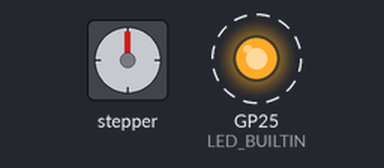
Bench run of a sketch on a simulated Raspberry Pi Pico. On the bench: stepper motor, output pins drawn as LEDs (lit = HIGH). Wiring (inferred from the names in the program): stepper motor driver (200 steps per turn assumed): step GP3; direction GP2. Dashed ring = blinking. Pins used as bus, display or sensor lines are not drawn; what the sketch prints to the serial monitor is not drawn.

Above: at 0.6 s.
At 0.9 s:
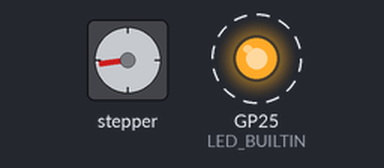
At 1.25 s:
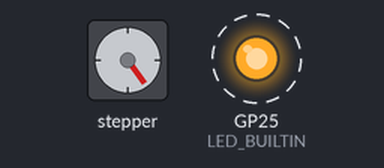
At 2.55 s:
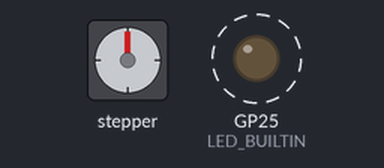
Timing chart, 0 to 5.2 s (numbered marks = the images above):
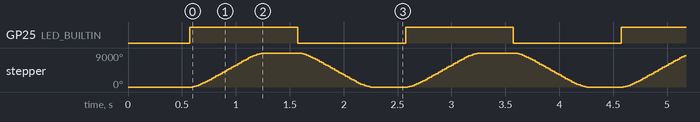

Measured:
- by itself, GP25 (LED_BUILTIN): alternates HIGH for 1.0 s and LOW for 1.0 s
- by itself, stepper: turns 9000° clockwise in 0.66 s, then 9000° counter-clockwise in 0.66 s, repeating every 2.0 s

The sketch:

motor_drive_test.ino
```cpp
#define STEP_PIN 3
#define DIR_PIN 2
#define MAX_SPEED_STEPS_PER_SECOND 2e4
#define MIN_SPEED_STEPS_PER_SECOND 1e3
#define ACCELERATION_STEPS_PER_SECOND_SQ 3e5
#define ACCELERATION_CONTROL_EXECUTION_CORRECTION_MICROS 0


//MotorController* controller;

// Callback for forward stepping
void forwardStep(int microseconds) {
  digitalWrite(DIR_PIN, HIGH);
  delayMicroseconds(microseconds);

  digitalWrite(STEP_PIN, HIGH);
  delayMicroseconds(microseconds);
  digitalWrite(STEP_PIN, LOW);

  //Serial.print("Forward ");
  //Serial.println(microseconds);
}

// Callback for backward stepping
void backwardStep(int microseconds) {
  digitalWrite(DIR_PIN, LOW);
  delayMicroseconds(microseconds);

  digitalWrite(STEP_PIN, HIGH);
  delayMicroseconds(microseconds);
  digitalWrite(STEP_PIN, LOW);


  //Serial.print("Backward ");
  //Serial.println(microseconds);
}

void noStep() {
  // Serial.println("No step");
  delay(10);
}


long maximumVelocityIndex;
int* velocityTable;

volatile long currentPosition;
volatile long targetPosition;
volatile long velocityIndex;


void setup() {
  pinMode(STEP_PIN, OUTPUT);
  pinMode(DIR_PIN, OUTPUT);
  pinMode(LED_BUILTIN, OUTPUT);

  // Parameters
  double a = ACCELERATION_STEPS_PER_SECOND_SQ * 2;
  double vMax = MAX_SPEED_STEPS_PER_SECOND * 2;
  double vMin = MIN_SPEED_STEPS_PER_SECOND * 2;
  double correction = ACCELERATION_CONTROL_EXECUTION_CORRECTION_MICROS / 2;

  // Calculate things from the table

  const double acceleration_time = (vMax - vMin) / a;
  maximumVelocityIndex = 0.5*a*acceleration_time*acceleration_time +
      acceleration_time * vMin + 1;

  velocityTable = new int[maximumVelocityIndex];

  velocityTable[0] = static_cast<int>((1e6 / vMin) - correction);

  const double v02 = vMin*vMin;
  for (int i = 0; i < maximumVelocityIndex-1; i++)
  {
      const double deltaT = (
          sqrt(v02 + 2 * a * (i+1)) -
          sqrt(v02 + 2 * a * i)) / a ;

      velocityTable[i+1] = static_cast<int>(1e6 * deltaT - correction);
  }

  // Initial state
  currentPosition = 0;
  targetPosition = 0;
  velocityIndex = 0;


  Serial.begin(57600);

  delay(500);

  Serial.println("Starting...");

  for (int i=0; i<maximumVelocityIndex; i++) {
    Serial.print(i);
    Serial.print(", ");
    Serial.println(velocityTable[i]);
  }

}

void loop() {
  digitalWrite(LED_BUILTIN, HIGH);
  targetPosition = 5000;
  delay(1000);

  digitalWrite(LED_BUILTIN, LOW);
  targetPosition = 0;
  delay(1000);
}


void loop1() {

    const int dt = velocityTable[abs(velocityIndex)];

    // Positive overshoot
    if ((velocityIndex > 0) && (currentPosition + velocityIndex > targetPosition))
    {
        velocityIndex -= 1;
        currentPosition += 1;
        forwardStep(dt);
        return;
    }

    // Negative overshoot
    if ((velocityIndex < 0) && (currentPosition + velocityIndex < targetPosition))
    {
        velocityIndex += 1;
        currentPosition -= 1;
        backwardStep(dt);
        return;
    }

    // Positive long distance
    if (currentPosition + velocityIndex < targetPosition)
    {
        velocityIndex = std::min(velocityIndex + 1, maximumVelocityIndex - 1);
        currentPosition += 1;
        forwardStep(dt);
        return;
    }

    // Positive, slow down
    if ((currentPosition < targetPosition) && (targetPosition <= currentPosition + velocityIndex))
    {
        velocityIndex -= 1;
        currentPosition += 1;
        forwardStep(dt);
        return;
    }

    // Negative long distance
    if (currentPosition + velocityIndex > targetPosition)
    {
        velocityIndex = std::max(velocityIndex - 1, 1-maximumVelocityIndex);
        currentPosition -= 1;
        backwardStep(dt);
        return;
    }

    // Negative slow down
    if ((currentPosition > targetPosition) && (targetPosition >= currentPosition + velocityIndex))
    {
        velocityIndex += 1;
        currentPosition -= 1;
        backwardStep(dt);
        return;
    }

    noStep();


}

// void loop1() {
//   controller->update();
// }
```
